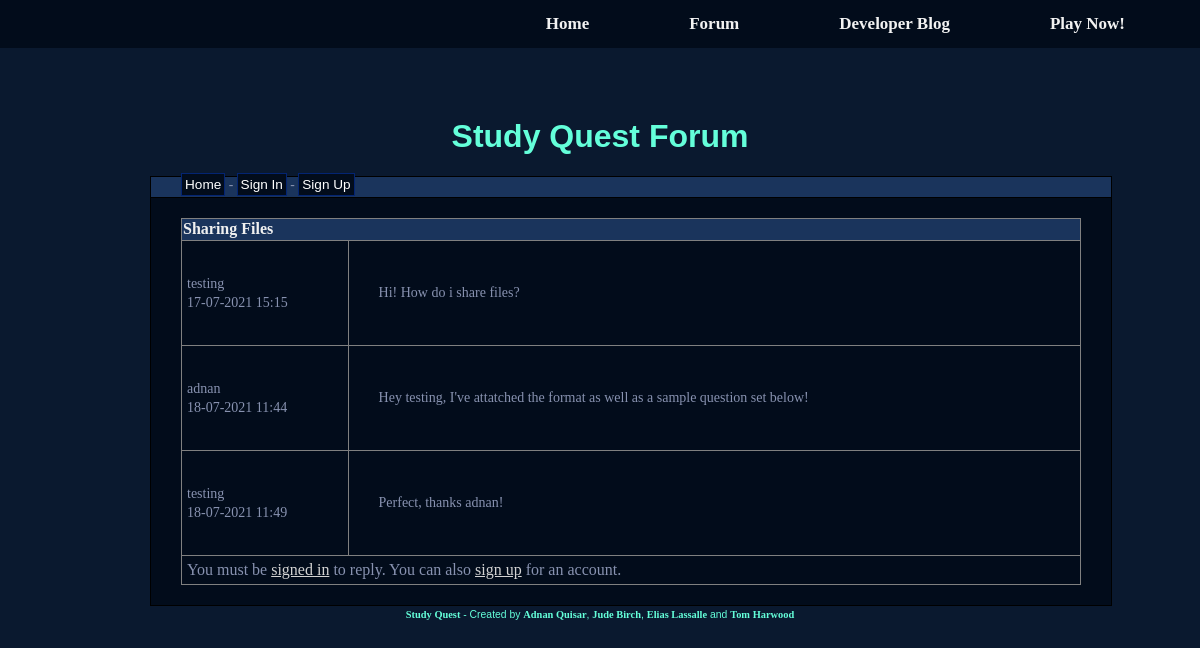
Page /forum/topic.php?id=2 on the committed database.
### tables this page shows
CREATE TABLE IF NOT EXISTS `topics` (
  `topic_id` int(8) NOT NULL AUTO_INCREMENT,
  `topic_subject` varchar(255) DEFAULT NULL,
  `topic_date` datetime DEFAULT NULL,
  `topic_cat` int(8) DEFAULT NULL,
  `topic_by` int(8) DEFAULT NULL,
  PRIMARY KEY (`topic_id`),
  KEY `topic_cat` (`topic_cat`),
  KEY `topic_by` (`topic_by`),
  CONSTRAINT `topics_ibfk_1` FOREIGN KEY (`topic_cat`) REFERENCES `categories` (`cat_id`) ON DELETE CASCADE ON UPDATE CASCADE,
  CONSTRAINT `topics_ibfk_2` FOREIGN KEY (`topic_by`) REFERENCES `users` (`user_id`) ON UPDATE CASCADE
);

CREATE TABLE IF NOT EXISTS `posts` (
  `post_id` int(8) NOT NULL AUTO_INCREMENT,
  `post_content` text DEFAULT NULL,
  `post_date` datetime DEFAULT NULL,
  `post_topic` int(8) DEFAULT NULL,
  `post_by` int(8) DEFAULT NULL,
  PRIMARY KEY (`post_id`),
  KEY `post_topic` (`post_topic`),
  KEY `post_by` (`post_by`),
  CONSTRAINT `posts_ibfk_1` FOREIGN KEY (`post_topic`) REFERENCES `topics` (`topic_id`) ON DELETE CASCADE ON UPDATE CASCADE,
  CONSTRAINT `posts_ibfk_2` FOREIGN KEY (`post_by`) REFERENCES `users` (`user_id`) ON UPDATE CASCADE
);

CREATE TABLE IF NOT EXISTS `users` (
  `user_id` int(8) NOT NULL AUTO_INCREMENT,
  `user_name` varchar(30) DEFAULT NULL,
  `user_pass` varchar(255) DEFAULT NULL,
  `user_email` varchar(255) DEFAULT NULL,
  `user_date` datetime DEFAULT NULL,
  `user_level` int(8) DEFAULT NULL,
  PRIMARY KEY (`user_id`),
  UNIQUE KEY `user_name_unique` (`user_name`) USING BTREE
);

### htdocs/forum/topic.php (the view, shortened to what this page needs)
<?php
include '../navbar.php';
include 'database.php';
include 'header.php';
$sql = "SELECT topic_id, topic_subject FROM topics WHERE topics.topic_id = " . $_GET['id'];
$result = mysqli_query($connect_database, $sql);
if(!$result)
{
	echo '<br><font style="font-size: 14px;">The topic could not be displayed, please try again later.</font><br><br>';
}
else
{
	if(mysqli_num_rows($result) == 0)
	{
		echo '<br><font style="font-size: 14px;">This topic doesn&prime;t exist.</font><br><br>';
	}
	else
	{
		while($row = mysqli_fetch_assoc($result))
		{
			echo '<table class="topic" border="1">
					<tr>
						<th colspan="2">' . $row['topic_subject'] . '</th>
					</tr>';
			$posts_sql = "SELECT posts.post_topic, posts.post_content, posts.post_date, posts.post_by, users.user_id, users.user_name
					FROM posts LEFT JOIN users ON posts.post_by = users.user_id WHERE posts.post_topic = " . $_GET['id'];
			$posts_result = mysqli_query($connect_database, $posts_sql);
			if(!$posts_result)
			{
				echo '<tr><td>The posts could not be displayed, please try again later.</tr></td></table>';
			}
			else
			{
				while($posts_row = mysqli_fetch_assoc($posts_result))
				{
					echo '<tr class="topic-post">
							<td class="user-post"><font style="font-size: 14px;">' . $posts_row['user_name'] . '<br>' . date('d-m-Y H:i', strtotime($posts_row['post_date'])) . '</font></td>
							<td class="post-content"><pre style="font-size: 14px;">' . stripslashes(htmlentities($posts_row['post_content'])) . '</pre></td>
						  </tr>';
				}
			}
			if(!isset($_SESSION['signed_in']))
			{
				echo '<tr><td colspan=2>You must be <a href="signin.php">signed in</a> to reply. You can also <a href="signup.php">sign up</a> for an account.';
			}
			echo '</table>';
		}
	}
}
include 'footer.php';
?>

### htdocs/style/upgrade.css (style rules this page uses)
* { font-family: Bahnschrift; }
html { height: 100%; }
body { background-color: #0a192f; color: #8892b0; margin: 0; padding: 0; }
a { color: #64ffda; }

### htdocs/forum/style.css (style rules this page uses)
body { text-align: center; }
table { border-collapse: collapse; width: 100%; }
table a { color: lightgray; }
th { background-color: #1a345c; color: #F0F0F0; }
td { padding: 5px; }
.topic-post { height: 100px; overflow: auto; }
.post-content { padding: 30px; }

### rows in the picture
topics: topic_subject "Sharing Files"
posts: post_by.user_name "testing", post_date "17-07-2021 15:15", post_content "Hi! How do i share files?"
posts: post_by.user_name "adnan", post_date "18-07-2021 11:44", post_content "Hey testing, I've attatched the format as well as a sample question set below!"
posts: post_by.user_name "testing", post_date "18-07-2021 11:49", post_content "Perfect, thanks adnan!"
